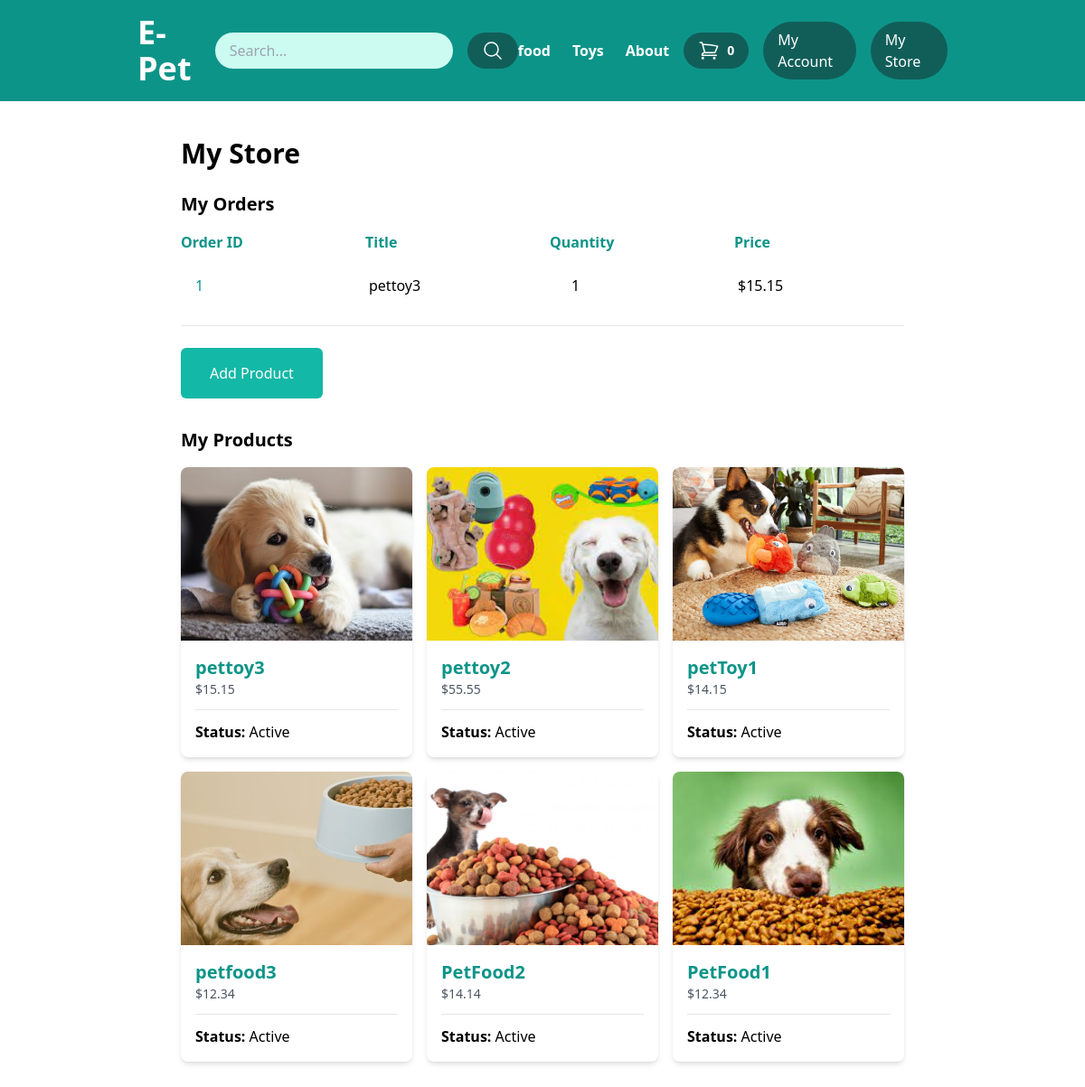
/my-store/ (signed in), run on the app's committed database.
### store/models.py (models this page shows, shortened)
class Category(models.Model):
    title = models.CharField(max_length=50)
    slug = models.SlugField(max_length=50)
    class Meta:
        verbose_name_plural = 'Categories'

class OrderItem(models.Model):
    order = models.ForeignKey(
        Order, related_name='items', on_delete=models.CASCADE)
    product = models.ForeignKey(
        Product, related_name='items', on_delete=models.CASCADE)
    price = models.IntegerField()
    quantity = models.IntegerField(default=1)
    def get_display_price(self):
        return self.price / 100

class Order(models.Model):
    first_name = models.CharField(max_length=255)
    last_name = models.CharField(max_length=255)
    address = models.CharField(max_length=255)
    zipcode = models.CharField(max_length=255)
    city = models.CharField(max_length=255)
    paid_amount = models.IntegerField(blank=True, null=True)
    is_paid = models.BooleanField(default=False)
    payment_intent = models.CharField(max_length=255, null=True)
    created_by = models.ForeignKey(
        User, related_name='orders', on_delete=models.SET_NULL, null=True)
    created_at = models.DateTimeField(auto_now_add=True)

class Product(models.Model):
    DRAFT = 'draft'
    WAITING_APPROVAL = 'waitingapproval'
    ACTIVE = 'active'
    DELETED = 'deleted'
    STATUS_CHOICES = ((DRAFT, 'Draft'), (WAITING_APPROVAL,
                      'Waiting approval'), (ACTIVE, 'Active'), (DELETED, 'Deleted'),)
    user = models.ForeignKey(
        User, related_name='products', on_delete=models.CASCADE)
    category = models.ForeignKey(
        Category, related_name='products', on_delete=models.CASCADE)
    title = models.CharField(max_length=50)
    slug = models.SlugField(max_length=50)
    description = models.TextField(blank=True)
    price = models.IntegerField()
    image = models.ImageField(
        upload_to='uploads/product_images', blank=True, null=True)
    thumbnail = models.ImageField(
        upload_to='uploads/product_images/thumbnail', blank=True, null=True)
    created_at = models.DateTimeField(auto_now_add=True)
    updated_at = models.DateTimeField(auto_now=True)
    status = models.CharField(
        max_length=50, choices=STATUS_CHOICES, default=ACTIVE)
    class Meta:
        ordering = ('-created_at',)
    def get_display_price(self):
        return self.price/100

### userprofile/views.py (the view)
# urls.py: path('my-store/', views.my_store, name='my_store'),
@login_required
def my_store(request):
    products = request.user.products.exclude(status=Product.DELETED)
    order_items = OrderItem.objects.filter(product__user=request.user)
    return render(request, 'userprofile/my_store.html', {'products': products, 'order_items': order_items})

### store/cart.py (called while the page is built)
    def __len__(self):
        return sum(item['quantity'] for item in self.cart.values())

### store/context_processors.py (called while the page is built)
def cart(request):
    return {'cart': Cart(request)}

### store/templatetags/menu.py (called while the page is built)
@register.inclusion_tag('core/menu.html')
def menu():
    categories = Category.objects.all()
    return{'categories': categories}

### userprofile/templates/userprofile/my_store.html (shortened to what this page needs)
{% extends 'core/base.html' %}
{% block content %}
<div class="max-w-screen-lg mx-auto p-6">
    <h1 class="text-3xl font-semibold mb-6">My Store</h1>
    <h2 class="mt-6 text-xl font-semibold">My Orders</h2>
    <div class="grid grid-cols-4 gap-4 mt-4">
        <div class="font-semibold text-teal-600"><strong>Order ID</strong></div>
        <div class="font-semibold text-teal-600"><strong>Title</strong></div>
        <div class="font-semibold text-teal-600"><strong>Quantity</strong></div>
        <div class="font-semibold text-teal-600"><strong>Price</strong></div>
        {% for order_item in order_items %}
        <div class="py-2 px-4">
            <a href="{% url 'my_store_order_detail' order_item.order.id %}" class="text-teal-600 hover:underline">
                {{ order_item.order.id }}
            </a>
        </div>
        <div class="py-2 px-1">{{ order_item.product.title }}</div>
        <div class="py-2 px-6">{{ order_item.quantity }}</div>
        <div class="py-2 px-1">${{ order_item.get_display_price }}</div>
        {% endfor %}
    </div>
    <hr class="my-6">
    <a href="{% url 'add_product' %}" class="inline-block px-8 py-4 bg-teal-500 text-white rounded-md hover:bg-teal-600 focus:outline-none focus:ring focus:ring-teal-300">
        Add Product
    </a>
    <h2 class="mt-8 text-xl font-semibold">My Products</h2>
    {% if products %}
        <div class="grid grid-cols-1 sm:grid-cols-2 md:grid-cols-3 gap-4 mt-4">
            {% for product in products %}
                <div class="bg-white rounded-lg shadow-md overflow-hidden">
                    <a href="{% url 'edit_product' product.id %}">
                        {% if product.image %}
                            <div class="h-48">
                                <img src="{{ product.image.url }}" alt="Image of {{ product.title }}" class="object-cover w-full h-full">
                            </div>
                        {% endif %}
                        <div class="p-4">
                            <h2 class="text-xl font-semibold text-teal-600">{{ product.title }}</h2>
                            <p class="text-sm text-gray-600">${{ product.get_display_price }}</p>
                            <hr class="my-3">
                            <p><strong>Status:</strong> {{ product.get_status_display }}</p>
                        </div>
                    </a>
                </div>
            {% endfor %}
        </div>
    {% else %}
        <p class="mt-4 py-4 px-6 bg-gray-200 rounded-md">You don't have any products</p>
    {% endif %}
</div>
{% endblock %}

### core/templates/core/menu.html
<div class="flex space-x-6 text-white">
    {% for category in categories %}
    <a href="{% url 'category_detail' category.slug %}" class="text-white hover:text-teal-100 font-semibold">{{ category.title }}</a>
    {% endfor %}
    <a href="{% url 'about' %}" class="text-white hover:text-teal-100 font-semibold">About</a>
</div>

### data on the page
Category: title "food"
Category: title "Toys"
OrderItem: order.id "1", product "pettoy3", quantity "1", get_display_price "15.15"
Product: image (picture), title "pettoy3", get_display_price "15.15", status "Active"
Product: image (picture), title "pettoy2", get_display_price "55.55", status "Active"
Product: image (picture), title "petToy1", get_display_price "14.15", status "Active"
Product: image (picture), title "petfood3", get_display_price "12.34", status "Active"
Product: image (picture), title "PetFood2", get_display_price "14.14", status "Active"
Product: image (picture), title "PetFood1", get_display_price "12.34", status "Active"

### other printed values
{{ cart|length }} "0"
